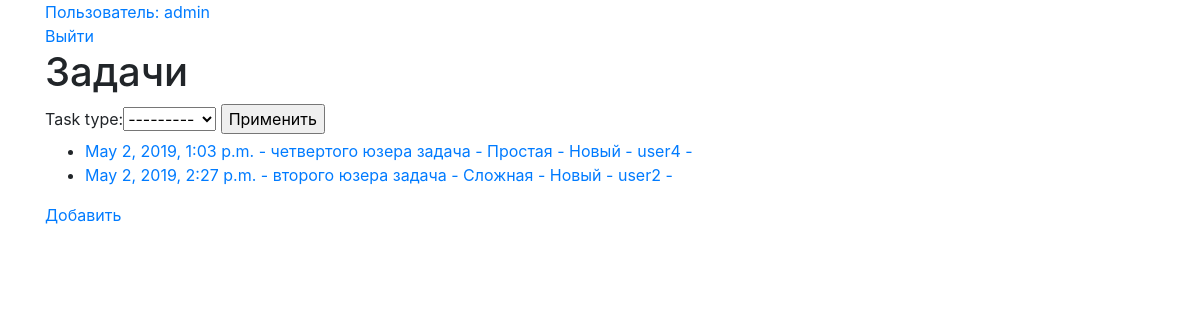
The page /tasks/free/ (signed in) on the database its author committed.
### tasks/models.py (models this page shows, shortened)
class ModelsNameMixin:
    def get_model_name_plural(self):
        return self._meta.verbose_name_plural

class Task(models.Model, ModelsNameMixin):
    title = models.CharField(verbose_name='Наименование', max_length=150)
    date = models.DateTimeField(verbose_name='Дата', auto_now_add=True)
    description = models.TextField(verbose_name='Описание', max_length=500)
    state = models.ForeignKey(TaskState, on_delete=models.PROTECT, default=DEFAULT_STATE_ID)
    task_type = models.ForeignKey(TaskType, on_delete=models.PROTECT)
    author = models.ForeignKey(settings.AUTH_USER_MODEL, on_delete=models.CASCADE, related_name='user_task_auth', blank=True, null=True)
    performers = models.ManyToManyField(User, related_name='user_task_performers')
    objects = TaskQuerySet.as_manager()
    def get_url(self):
        return  reverse_lazy('task_list')+str(self.pk)+'/'
    class Meta:
        ordering = ['date', 'title']
        verbose_name = 'Задача'
        verbose_name_plural = 'Задачи'

class TaskType(models.Model, ModelsNameMixin):
    title = models.CharField(verbose_name='Наименование', max_length=100, unique=True)
    def __str__(self):
        return self.title
    class Meta:
        verbose_name = 'Тип задачи'
        verbose_name_plural = 'Типы задачи'

class TaskState(models.Model, ModelsNameMixin):
    title = models.CharField(verbose_name='Наименование', max_length=100, unique=True)
    def __str__(self):
        return self.title
    class Meta:
        verbose_name = 'Статус задачи'
        verbose_name_plural = 'Статусы задачи'

### tasks/views.py (the view)
# urls.py: path('free/', TasksFreeView.as_view(), name='task_free'),
class TasksFreeView(FilterMixin, LoginRequiredMixin, ListView):
    model = Task
    template_name = 'tasks_list.html'
    redirect_field_name = 'redirect_to'
    filter_form_class = TaskFilterForm
    def get_context_data(self, **kwargs):
        return super().get_context_data(**kwargs)
    def get_queryset(self):
        queryset = Task.objects.all().for_free()
        queryset = self.add_filter(queryset, ['task_type'])
        queryset = queryset.select_related(
            'task_type', 'state', 'author'
        )
        return queryset

### tasks/forms.py
class TaskFilterForm(forms.Form):
    task_type = forms.ModelChoiceField(queryset=TaskType.objects.all(), required=False)

### tasks/models.py (called while the page is built)
    def for_free(self):
        queryset = self.filter(models.Q(performers=None))
        return queryset

### tasks/views.py (called while the page is built)
    def dispatch(self, request, *args, **kwargs):
        if self.filter_form_class:
            self.filter_form = self.filter_form_class(request.GET)
            self.filter_form.is_valid()
        return super().dispatch(request, *args, **kwargs)

    def get_context_data(self, **kwargs):
        context = super().get_context_data(**kwargs)
        context['filter_form'] = self.filter_form
        return context

    def add_filter(self, queryset, fields):
        for field in fields:
            if self.filter_form.cleaned_data[field]:
                queryset = eval('queryset.filter('+field+'=self.filter_form.cleaned_data[field])')
        return queryset

### tasks/templates/tasks_list.html (shortened to what this page needs)
{% extends "base.html" %}
{% block content %}
    <h1>{{ view.model.get_model_name_plural }}</h1>
    {% if filter_form %}
        <form action="">
            {{ filter_form }}
            <input type="submit" value="Применить">
        </form>
    {% endif %}
    <ul>
        {% for task in object_list %}
            <li>
                <a href="{{task.get_url}}">
                    {{ task.date }} - {{ task.title }} - {{task.task_type}} - {{task.state}} - {{task.author}} - {{task.performer}}
                </a>
            </li>
        {% empty %}
            <li>Нет созданных задач.</li>
        {% endfor %}
    </ul>
    {% if user.profile.customer %}
        <a href="{{ request.path }}add/">Добавить</a>
    {% endif %}
{% endblock %}

### tasks/templates/base.html (shortened to what this page needs)
<!doctype html>
<html lang="en">
  <head>
    <link rel="stylesheet" href="https://stackpath.bootstrapcdn.com/bootstrap/4.3.1/css/bootstrap.min.css">
  </head>
  <body>
    <div class="container">
        <div>
          {% if user.is_authenticated %}
              <a href="{% url 'profile' user.pk %}"> Пользователь: {{ user }}</a> <br>
              <a href="{% url 'logout' %}">Выйти</a>
          {% else %}
              <a href="{% url 'login' %}">Войти</a>
          {% endif %}
        </div>
        {% block content %}
        {% endblock %}
    </div>
  </body>
</html>

### rows shown on the page
Task: date "May 2, 2019, 1:03 p.m.", title "четвертого юзера задача", task_type "Простая", state "Новый", author "user4"
Task: date "May 2, 2019, 2:27 p.m.", title "второго юзера задача", task_type "Сложная", state "Новый", author "user2"

### other values the page prints
{{ user }} "admin"
{{ view.model.get_model_name_plural }} "Задачи"
